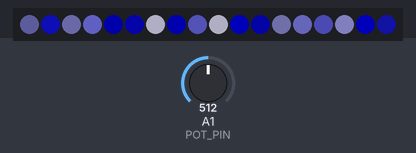
The sketch below on a simulated Arduino Uno, built with avr-gcc and run on an emulated ATmega328P. Shown: 18 RGB LEDs in strip order, left to right. Inputs (shaded band) come from the test bench; at power-on: A1 (POT_PIN) = 512. Dim RGB values are drawn brighter than linear; random numbers use the default seed unless the sketch sets one.

Above: at 1.25 s.
1.3 s: A1 (POT_PIN) set to 0
At 1.7 s:
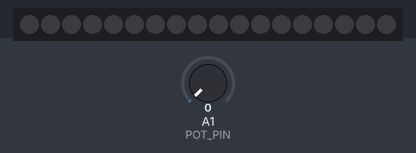
2.8 s: A1 (POT_PIN) set to 122
At 3.55 s:
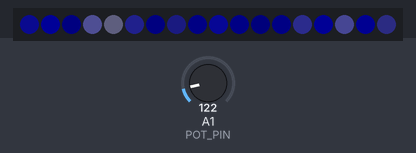
4.9 s: A1 (POT_PIN) set to 306
At 14.66 s:
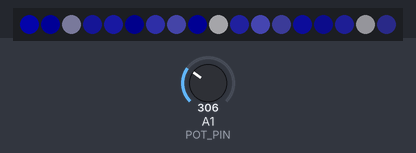

Measured:
- after the input at 2.8 s, the LEDs: first change at once (image 2 shows a later state)

The sketch:

icyBrightness.ino
```cpp
#include <FastLED.h>

#define NUM_LEDS  18
#define LED_PIN   2
#define POT_PIN   A1

CRGB leds[NUM_LEDS];

void setup() {
  FastLED.addLeds<WS2812B, LED_PIN, GRB>(leds, NUM_LEDS);
  FastLED.setBrightness(50);
}

void loop() {

  // Read the potentiometer and set brightness
  uint16_t potRead = analogRead(POT_PIN);
  uint8_t brightness = map(potRead, 0, 1023, 0, 200);
  FastLED.setBrightness(brightness);

  // Create a new HSV color for led[0]
  leds[0] = CHSV(160, random8(), random8(100,255));

  EVERY_N_MILLISECONDS(30) {
    // Copy each pixel to the next one, starting at the far end
    // thereby 'moving' the pattern along the strip
    for (int i = NUM_LEDS - 1; i > 0; i--) {
      leds[i] = leds[i - 1];
    }

  }

  FastLED.show();
}
```
